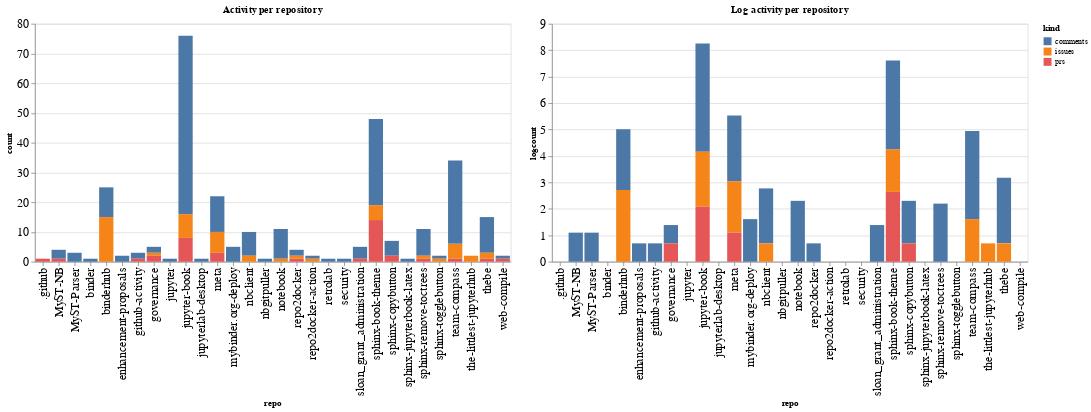

This figure's notebook cell:
### Code cell
ch1 = alt.Chart(repo_summaries, width=600, title="Activity per repository").mark_bar().encode(
    x='repo',
    y='count',
    color='kind',
    tooltip="kind"
)

ch2 = alt.Chart(repo_summaries, width=600, title="Log activity per repository").mark_bar().encode(
    x='repo',
    y='logcount',
    color='kind',
    tooltip="kind"
)

ch1 | ch2

### Figure 1 — Vega-Lite specification as saved in the notebook (floating-point values rounded to 4 significant figures)
{"config": {"axisLeft": {"labelFontSize": 15}, "axisBottom": {"labelFontSize": 15}}, "hconcat": [{"mark": "bar", "encoding": {"color": {"type": "nominal", "field": "kind"}, "tooltip": {"type": "nominal", "field": "kind"}, "x": {"type": "nominal", "field": "repo"}, "y": {"type": "quantitative", "field": "count"}}, "title": "Activity per repository", "width": 600}, {"mark": "bar", "encoding": {"color": {"type": "nominal", "field": "kind"}, "tooltip": {"type": "nominal", "field": "kind"}, "x": {"type": "nominal", "field": "repo"}, "y": {"type": "quantitative", "field": "logcount"}}, "title": "Log activity per repository", "width": 600}], "data": {"name": "data-c53c43e51fbe1813f7e85f7a7926f55a"}, "$schema": "https://vega.github.io/schema/vega-lite/v4.8.1.json", "datasets": {"data-c53c43e51fbe1813f7e85f7a7926f55a": [{"repo": ".github", "kind": "prs", "count": 1, "logcount": 0.0}, {"repo": "MyST-NB", "kind": "comments", "count": 3, "logcount": 1.099}, {"repo": "MyST-NB", "kind": "prs", "count": 1, "logcount": 0.0}, {"repo": "MyST-Parser", "kind": "comments", "count": 3, "logcount": 1.099}, {"repo": "binder", "kind": "comments", "count": 1, "logcount": 0.0}, {"repo": "binderhub", "kind": "comments", "count": 10, "logcount": 2.303}, {"repo": "binderhub", "kind": "issues", "count": 15, "logcount": 2.708}, {"repo": "enhancement-proposals", "kind": "comments", "count": 2, "logcount": 0.6931}, {"repo": "github-activity", "kind": "comments", "count": 2, "logcount": 0.6931}, {"repo": "github-activity", "kind": "prs", "count": 1, "logcount": 0.0}, {"repo": "governance", "kind": "comments", "count": 2, "logcount": 0.6931}, {"repo": "governance", "kind": "issues", "count": 1, "logcount": 0.0}, {"repo": "governance", "kind": "prs", "count": 2, "logcount": 0.6931}, {"repo": "jupyter", "kind": "comments", "count": 1, "logcount": 0.0}, {"repo": "jupyter-book", "kind": "comments", "count": 60, "logcount": 4.094}, {"repo": "jupyter-book", "kind": "issues", "count": 8, "logcount": 2.079}, {"repo": "jupyter-book", "kind": "prs", "count": 8, "logcount": 2.079}, {"repo": "jupyterlab-desktop", "kind": "comments", "count": 1, "logcount": 0.0}, {"repo": "meta", "kind": "comments", "count": 12, "logcount": 2.485}, {"repo": "meta", "kind": "issues", "count": 7, "logcount": 1.946}, {"repo": "meta", "kind": "prs", "count": 3, "logcount": 1.099}, {"repo": "mybinder.org-deploy", "kind": "comments", "count": 5, "logcount": 1.609}, {"repo": "nbclient", "kind": "comments", "count": 8, "logcount": 2.079}, {"repo": "nbclient", "kind": "issues", "count": 2, "logcount": 0.6931}, {"repo": "nbgitpuller", "kind": "comments", "count": 1, "logcount": 0.0}, {"repo": "notebook", "kind": "comments", "count": 10, "logcount": 2.303}, {"repo": "notebook", "kind": "issues", "count": 1, "logcount": 0.0}, {"repo": "repo2docker", "kind": "comments", "count": 2, "logcount": 0.6931}, {"repo": "repo2docker", "kind": "issues", "count": 1, "logcount": 0.0}, {"repo": "repo2docker", "kind": "prs", "count": 1, "logcount": 0.0}, {"repo": "repo2docker-action", "kind": "comments", "count": 1, "logcount": 0.0}, {"repo": "repo2docker-action", "kind": "issues", "count": 1, "logcount": 0.0}, {"repo": "retrolab", "kind": "comments", "count": 1, "logcount": 0.0}, {"repo": "security", "kind": "comments", "count": 1, "logcount": 0.0}, {"repo": "sloan_grant_administration", "kind": "comments", "count": 4, "logcount": 1.386}, {"repo": "sloan_grant_administration", "kind": "prs", "count": 1, "logcount": 0.0}, {"repo": "sphinx-book-theme", "kind": "comments", "count": 29, "logcount": 3.367}, {"repo": "sphinx-book-theme", "kind": "issues", "count": 5, "logcount": 1.609}, {"repo": "sphinx-book-theme", "kind": "prs", "count": 14, "logcount": 2.639}, {"repo": "sphinx-copybutton", "kind": "comments", "count": 5, "logcount": 1.609}, {"repo": "sphinx-copybutton", "kind": "prs", "count": 2, "logcount": 0.6931}, {"repo": "sphinx-jupyterbook-latex", "kind": "comments", "count": 1, "logcount": 0.0}, {"repo": "sphinx-remove-toctrees", "kind": "comments", "count": 9, "logcount": 2.197}, {"repo": "sphinx-remove-toctrees", "kind": "issues", "count": 1, "logcount": 0.0}, {"repo": "sphinx-remove-toctrees", "kind": "prs", "count": 1, "logcount": 0.0}, {"repo": "sphinx-togglebutton", "kind": "comments", "count": 1, "logcount": 0.0}, {"repo": "sphinx-togglebutton", "kind": "issues", "count": 1, "logcount": 0.0}, {"repo": "team-compass", "kind": "comments", "count": 28, "logcount": 3.332}, {"repo": "team-compass", "kind": "issues", "count": 5, "logcount": 1.609}, {"repo": "team-compass", "kind": "prs", "count": 1, "logcount": 0.0}, {"repo": "the-littlest-jupyterhub", "kind": "issues", "count": 2, "logcount": 0.6931}, {"repo": "thebe", "kind": "comments", "count": 12, "logcount": 2.485}, {"repo": "thebe", "kind": "issues", "count": 2, "logcount": 0.6931}, {"repo": "thebe", "kind": "prs", "count": 1, "logcount": 0.0}, {"repo": "web-compile", "kind": "comments", "count": 1, "logcount": 0.0}, {"repo": "web-compile", "kind": "prs", "count": 1, "logcount": 0.0}]}}
